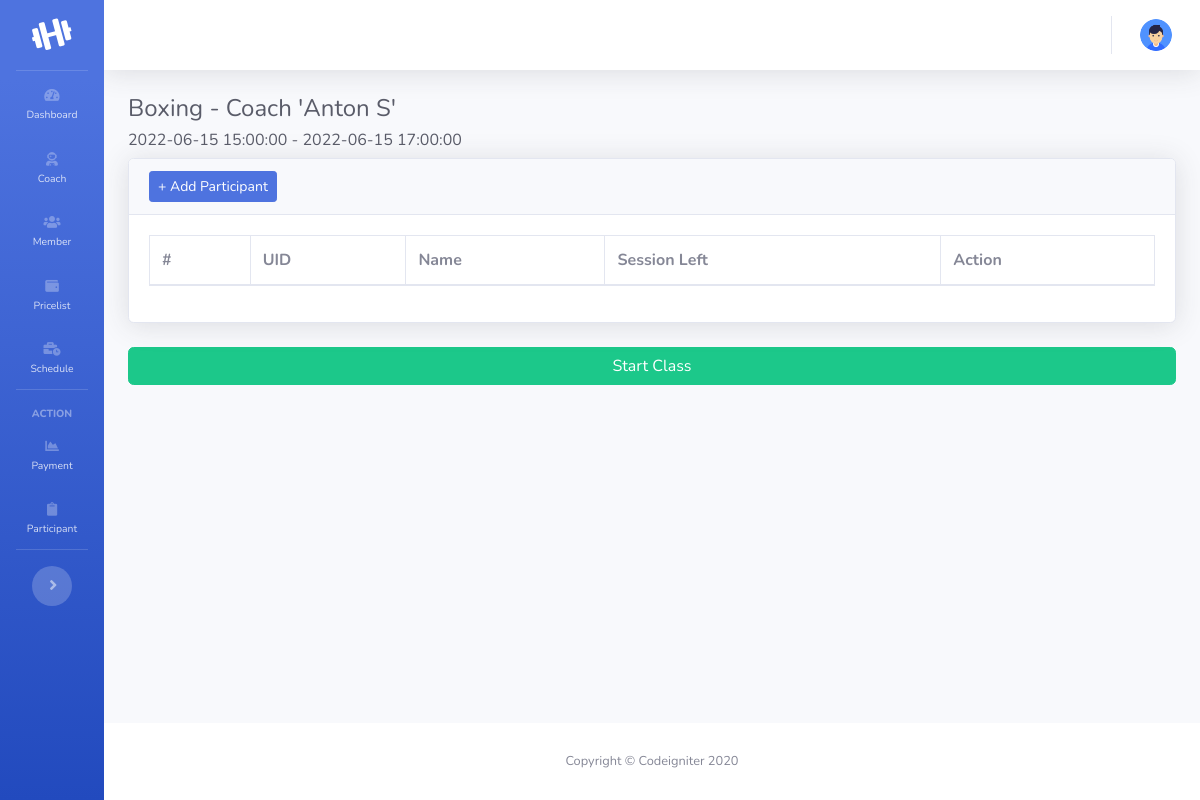
/participant/register?id=1, run on the app's committed database.
### tables this page shows
CREATE TABLE `schedule` (
  `id` int(11) NOT NULL,
  `sport_id` int(11) NOT NULL,
  `coach_id` int(11) NOT NULL,
  `type` int(11) NOT NULL COMMENT '0 regular | 1 repeat',
  `scheduled_start` datetime NOT NULL,
  `scheduled_finish` datetime NOT NULL,
  `description` varchar(128) NOT NULL,
  `reference` int(11) DEFAULT NULL,
  `started_at` datetime DEFAULT NULL,
  `created_at` datetime DEFAULT NULL,
  `deleted_at` datetime DEFAULT NULL
);

CREATE TABLE `sport` (
  `id` int(11) NOT NULL,
  `name` varchar(128) NOT NULL,
  `description` varchar(128) NOT NULL,
  `deleted_at` datetime DEFAULT NULL
);

CREATE TABLE `coach` (
  `id` int(11) NOT NULL,
  `name` varchar(128) NOT NULL,
  `address` varchar(128) NOT NULL,
  `phone` varchar(128) NOT NULL,
  `deleted_at` datetime DEFAULT NULL
);

### application/controllers/Participant.php (called while the page is built, shortened)
<?php
	class participant extends CI_Controller {
		public function __construct()
		{
			$this->load->model('participant_model');
		}
		public function register($value='')
		{
			$id = $this->input->get('id', TRUE);
			$data['title'] = "Athletic Page";
			$data['participant'] = $this->participant_model->get_data('participant',$id)->result();
			$data['schedule'] = $this->participant_model->get_schedule('schedule',$id)->result();
			$data['available'] = $this->participant_model->get_available('participant',$id)->result();
			$this->load->view('template/header', $data);
			$this->load->view('template/sidebar', $data);
			$this->load->view('template/topbar', $data);
			$this->load->view('participant/register', $data);
			$this->load->view('template/footer', $data);
		}
	}
?>

### index.php (called while the page is built, shortened)
<?php
require_once BASEPATH.'core/CodeIgniter.php';

### application/models/Participant_model.php (called while the page is built, shortened)
<?php
	class Participant_model extends CI_Model {
		public function get_data($table, $schedule_id=0)
		{
			if($schedule_id==0)
			{
				$this->db->select('*');
				$this->db->from($table);
				$this->db->where('deleted_at IS NULL');
				return $this->db->get();
			}
			else
			{
				$this->db->select('*, member.id as memberid, member.name as membername, sport.name as sportname');
				$this->db->join('member', 'member.id = '.$table.'.member_id', 'inner');
				$this->db->join('schedule', 'schedule.id = '.$table.'.schedule_id', 'inner');
				$this->db->join('sport', 'sport.id = schedule.sport_id', 'inner');
				$this->db->from($table);
				$this->db->where('schedule_id',$schedule_id);
				return $this->db->get();
			}
		}
		public function get_schedule($table,$id)
		{
			$this->db->select('*, sport.name as sportname, coach.name as coachname');
			$this->db->from($table);
			$this->db->join('sport', 'sport.id = '.$table.'.sport_id', 'inner');
			$this->db->join('coach', 'coach.id = '.$table.'.coach_id', 'inner');
			$this->db->where('schedule.id',$id);
			return $this->db->get();
		}
	}
?>

### application/views/participant/register.php (the view, shortened to what this page needs)
    <div class="container-fluid">
        <?php
            foreach ($schedule as $row) {
                $sportname = $row->sportname;
                $coachname = $row->coachname;
                $scheduled_start = $row->scheduled_start;
                $scheduled_finish = $row->scheduled_finish;
            }
        ?>
        <h1 class="h4 mb-2 text-gray-800"><?= $sportname." - Coach '".$coachname."'"; ?></h1>
        <h1 class="h6 mb-2 text-gray-800"><?= $scheduled_start." - ".$scheduled_finish; ?></h1>
        <div class="card shadow mb-4">
            <div class="card-header">
                <button type="button" class="btn btn-primary btn-sm" data-toggle="modal" data-target="#exampleModal">
                  + Add Participant
                </button>
            </div>
            <div class="card-body">
                <div class="table-responsive">
                    <table class="table table-bordered" width="100%" cellspacing="0">
                        <thead>
                            <tr>
                                <th>#</th>
                                <th>UID</th>
                                <th>Name</th>
                                <th>Session Left</th>
                                <th>Action</th>
                            </tr>
                        </thead>
                    </table>
                </div>
            </div>
        </div>
        <a href="<?= base_url('participant/start_schedule?id='.$_GET['id']) ?>" class="btn btn-success btn-block">Start Class</a>
    </div>
</div>

### data on the page
schedule: sport.name "Boxing", coach.name "Anton S", scheduled_start "2022-06-15 15:00:00", scheduled_finish "2022-06-15 17:00:00"
